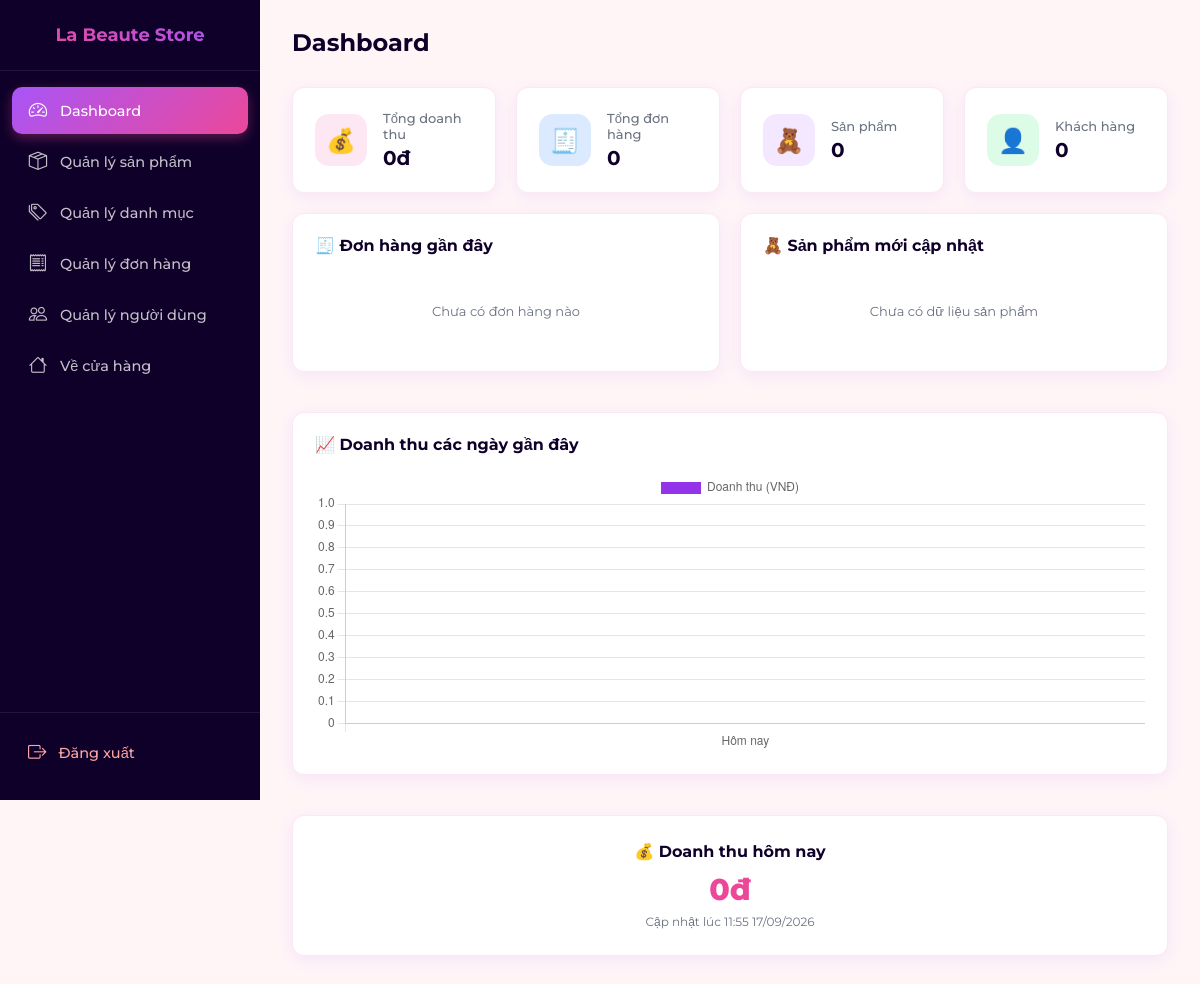
The app's page /admin/index.php (signed in), older data.
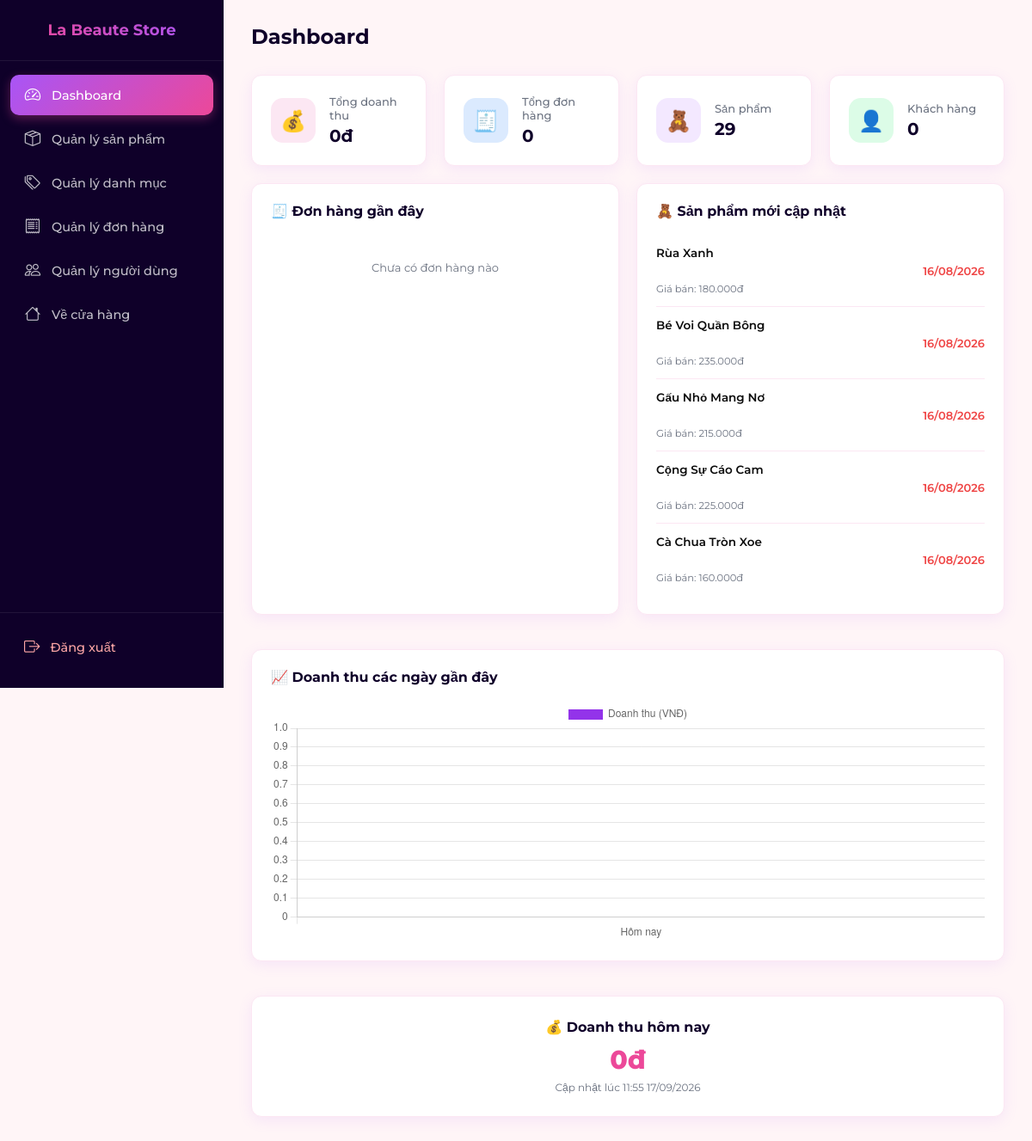
The same page, newer data.
### tables this page shows
CREATE TABLE IF NOT EXISTS products (
    id INT AUTO_INCREMENT PRIMARY KEY,
    category_id INT NOT NULL,
    name VARCHAR(255) NOT NULL,
    price DECIMAL(10,2) NOT NULL,
    thumbnail VARCHAR(255) NOT NULL,
    description LONGTEXT NULL,
    created_at TIMESTAMP DEFAULT CURRENT_TIMESTAMP,
    FOREIGN KEY (category_id) REFERENCES categories(id) ON DELETE CASCADE
);

### admin/index.php (the view, shortened to what the changed rows need)
<?php
$database = new Database();
$db = $database->getConnection();
$stmt = $db->query("SELECT COUNT(id) AS total FROM products");
$totalProducts = $stmt->fetchColumn() ?: 0;
$stmt = $db->query("SELECT id, name, price, thumbnail, created_at
                    FROM products
                    ORDER BY id DESC
                    LIMIT 5");
$latestProducts = $stmt->fetchAll(PDO::FETCH_ASSOC);
$stmt = $db->query("SELECT SUM(total_price)
                    FROM orders
                    WHERE DATE(created_at) = CURDATE() AND status != 3");
$todayRevenue = (float)($stmt->fetchColumn() ?: 0);
$stmt = $db->query("SELECT DATE_FORMAT(created_at, '%d/%m') AS order_date,
                           SUM(total_price) AS daily_total
                    FROM orders
                    WHERE created_at >= DATE_SUB(CURDATE(), INTERVAL 6 DAY) AND status != 3
                    GROUP BY DATE(created_at)
                    ORDER BY DATE(created_at) ASC");
$weeklyRevenue = $stmt->fetchAll(PDO::FETCH_ASSOC);
?>
<!DOCTYPE html>
<html lang="vi">
<head>
    <link rel="stylesheet" href="../assets/css/admin.css">
</head>
<body>
    <?php include '../includes/navbar_admin.php'; ?>
    <div class="admin-content">
        <div class="admin-page-header">
            <h2>Dashboard</h2>
        </div>
        <div class="dashboard-stats">
            <div class="stat-box stat-products">
                <div class="stat-info">
                    <span class="stat-label">Sản phẩm</span>
                    <span class="stat-value"><?= (int)($totalProducts ?? 0) ?></span>
                </div>
            </div>
        </div>
        <div class="dashboard-main">
            <div class="dashboard-card">
                <div class="dashboard-card-header">
                    <h3>🧸 Sản phẩm mới cập nhật</h3>
                </div>
                <?php if (!empty($latestProducts)): ?>
                <ul class="dashboard-list">
                    <?php foreach ($latestProducts as $prod): ?>
                    <li>
                        <div>
                            <strong><?= htmlspecialchars($prod['name']) ?></strong>
                            <br>
                            <small>Giá bán: <?= number_format((float)$prod['price'], 0, ',', '.') ?>đ</small>
                        </div>
                        <span class="stock-warning" style="color: #6366F1;">
                            <?= date('d/m/Y', strtotime($prod['created_at'])) ?>
                        </span>
                    </li>
                    <?php endforeach; ?>
                </ul>
                <?php else: ?>
                <p class="dashboard-empty">Chưa có dữ liệu sản phẩm</p>
                <?php endif; ?>
            </div>
        </div>
    </div>
    <script>
    // Dữ liệu biểu đồ chuyển từ PHP sang JS
    window.weeklyRevenue = <?= json_encode($weeklyRevenue, JSON_UNESCAPED_UNICODE) ?>;
    // Tự động khởi tạo Chart nếu file admin.js chưa cấu hình
    document.addEventListener("DOMContentLoaded", function() {
        const ctx = document.getElementById('revenueChart');
        if (ctx && window.weeklyRevenue) {
            const labels = window.weeklyRevenue.map(item => item.order_date);
            const data = window.weeklyRevenue.map(item => Number(item.daily_total));
            new Chart(ctx, {
                type: 'bar',
                data: {
                    labels: labels.length ? labels : ['Hôm nay'],
                    datasets: [{
                        label: 'Doanh thu (VNĐ)',
                        data: data.length ? data : [<?= (float)$todayRevenue ?>],
                        backgroundColor: '#9333EA',
                        borderRadius: 6
                    }]
                },
                options: {
                    responsive: true,
                    maintainAspectRatio: false
                }
            });
        }
    });
    </script>
</body>
</html>

Row changes from the older to the newer data that the page shows:
added products: name "Rùa Xanh", price "180.000", created_at "16/08/2026"
added products: name "Bé Voi Quần Bông", price "235.000", created_at "16/08/2026"
added products: name "Gấu Nhỏ Mang Nơ", price "215.000", created_at "16/08/2026"
added products: name "Cộng Sự Cáo Cam", price "225.000", created_at "16/08/2026"
added products: name "Cà Chua Tròn Xoe", price "160.000", created_at "16/08/2026"
Text that changed along with them:
$totalProducts: "0" → "29"
text no longer shown: "Chưa có dữ liệu sản phẩm"
